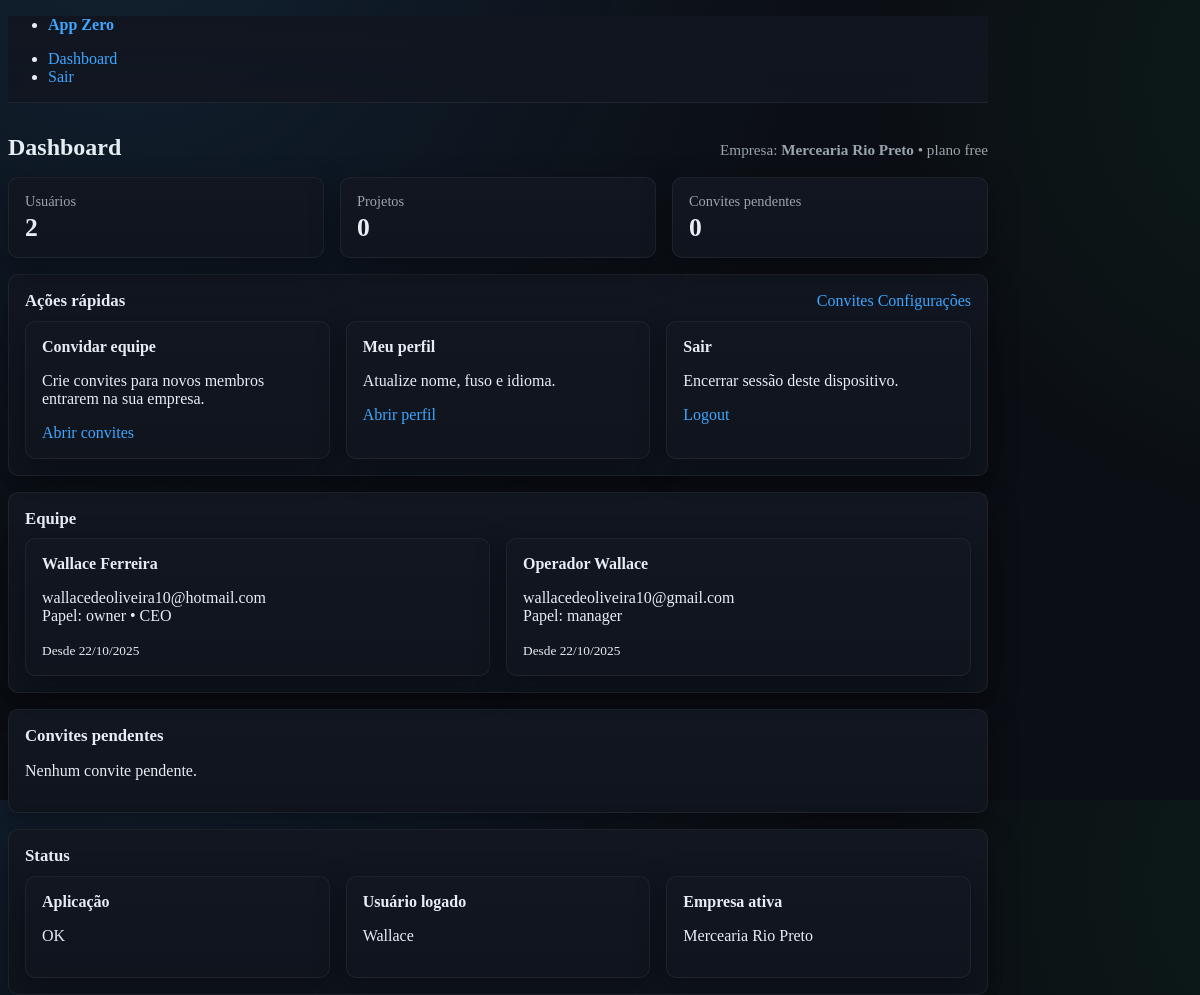
The app's page /dashboard (signed in) with its own data.
### app/models.py (models this page shows, shortened)
class Company(db.Model):
    __tablename__ = "companies"
    id = db.Column(db.Integer, primary_key=True)
    legal_name = db.Column(db.String(160), nullable=False)       # razão social ou nome oficial
    trade_name = db.Column(db.String(160))                        # nome fantasia
    tax_id = db.Column(db.String(32))                             # CNPJ/Outro doc
    country = db.Column(db.String(2), default="BR")
    tz = db.Column(db.String(64), default="America/Sao_Paulo")
    plan = db.Column(db.String(32), default="free")
    industry = db.Column(db.String(64))
    owner_user_id = db.Column(db.Integer)                         # usuário "dono" inicial
    created_at = db.Column(db.DateTime, default=datetime.utcnow)
    __table_args__ = (
        Index("ix_companies_tax", "tax_id"),
    )

class Membership(db.Model):
    __tablename__ = "memberships"
    id = db.Column(db.Integer, primary_key=True)
    user_id = db.Column(db.Integer, db.ForeignKey("users.id"), nullable=False)
    company_id = db.Column(db.Integer, db.ForeignKey("companies.id"), nullable=False)
    role = db.Column(db.String(16), default="operator")  # owner/admin/manager/operator/viewer
    is_active = db.Column(db.Boolean, default=True)
    joined_at = db.Column(db.DateTime, default=datetime.utcnow)
    company = db.relationship("Company", backref=db.backref("memberships", lazy="dynamic"))
    __table_args__ = (
        UniqueConstraint("user_id", "company_id", name="uq_user_company"),
        Index("ix_memberships_company", "company_id"),
    )

class User(UserMixin, db.Model):
    __tablename__ = "users"
    id = db.Column(db.Integer, primary_key=True)
    email = db.Column(db.String(160), unique=True, nullable=False)
    password_hash = db.Column(db.String(255), nullable=False)
    first_name = db.Column(db.String(80))
    last_name = db.Column(db.String(80))
    job_title = db.Column(db.String(80))
    phone = db.Column(db.String(32))
    tz = db.Column(db.String(64), default="America/Sao_Paulo")
    locale = db.Column(db.String(8), default="pt-BR")
    created_at = db.Column(db.DateTime, default=datetime.utcnow)
    memberships = db.relationship("Membership", backref="user", lazy="dynamic")

### app/routes.py (the view)
@web_auth.get("/dashboard")
@login_required
def dashboard():
    company = _current_company_or_none()
    team = []
    pending_invites = []
    if company:
        team = Membership.query.filter_by(company_id=company.id, is_active=True).all()
        pending_invites = Invite.query.filter(
            Invite.company_id == company.id,
            Invite.accepted_at.is_(None),
            Invite.expires_at > datetime.utcnow(),
        ).all()
    return render_template(
        "dashboard/dashboard.html",
        title="Dashboard",
        company=company,
        team=team,
        pending_invites=pending_invites,
        users_count=len(team) if team else 1,
        projects_count=0,
    )

### app/routes.py (called while the page is built)
@login_manager.user_loader
def load_user(user_id):
    try:
        return User.query.get(int(user_id))
    except Exception:
        return None

def _current_company_or_none():
    m = Membership.query.filter_by(user_id=current_user.id, is_active=True).first()
    return m.company if m else None

### app/templates/dashboard/dashboard.html
{% extends "base.html" %}
{% block extra_css %}
<link href="{{ url_for('static', filename='css/dashboard.css') }}" rel="stylesheet">
{% endblock %}
{% block content %}
<div class="dashboard-head">
  <h2>Dashboard</h2>
  {% if company %}
    <div class="company">
      Empresa: <strong>{{ company.trade_name or company.legal_name }}</strong> • plano {{ company.plan }}
    </div>
  {% else %}
    <div class="company">Sem empresa vinculada</div>
  {% endif %}
</div>
<div class="kpis">
  <div class="kpi">
    <div class="label">Usuários</div>
    <div class="value">
      {% if users_count is defined %}{{ users_count }}{% else %}1{% endif %}
    </div>
  </div>
  <div class="kpi">
    <div class="label">Projetos</div>
    <div class="value">
      {% if projects_count is defined %}{{ projects_count }}{% else %}0{% endif %}
    </div>
  </div>
  <div class="kpi">
    <div class="label">Convites pendentes</div>
    <div class="value">
      {% if pending_invites is defined %}{{ pending_invites|length }}{% else %}0{% endif %}
    </div>
  </div>
</div>
<div class="section">
  <header>
    <h3>Ações rápidas</h3>
    <nav>
      {% if company %}<a href="{{ url_for('web_auth.invites') }}">Convites</a>{% endif %}
      <a href="#">Configurações</a>
    </nav>
  </header>
  <div class="grid">
    {% if company %}
    <article class="card">
      <header><strong>Convidar equipe</strong></header>
      <p>Crie convites para novos membros entrarem na sua empresa.</p>
      <footer><a href="{{ url_for('web_auth.invites') }}">Abrir convites</a></footer>
    </article>
    {% endif %}
    <article class="card">
      <header><strong>Meu perfil</strong></header>
      <p>Atualize nome, fuso e idioma.</p>
      <footer><a href="#">Abrir perfil</a></footer>
    </article>
    <article class="card">
      <header><strong>Sair</strong></header>
      <p>Encerrar sessão deste dispositivo.</p>
      <footer><a href="{{ url_for('web_auth.logout') }}">Logout</a></footer>
    </article>
  </div>
</div>
<div class="section" style="margin-top:1rem;">
  <header><h3>Equipe</h3></header>
  {% set team_safe = team if team is defined else [] %}
  {% if team_safe %}
    <div class="grid">
      {% for m in team_safe %}
      <article class="card">
        <header><strong>{{ m.user.first_name }} {{ m.user.last_name }}</strong></header>
        <p>
          {{ m.user.email }}<br>
          Papel: {{ m.role }}{% if m.user.job_title %} • {{ m.user.job_title }}{% endif %}
        </p>
        <footer><small>Desde {{ m.joined_at.strftime('%d/%m/%Y') if m.joined_at else 'N/D' }}</small></footer>
      </article>
      {% endfor %}
    </div>
  {% else %}
    <p>Nenhum membro listado. {% if company %}Use a página de convites para adicionar sua equipe.{% endif %}</p>
  {% endif %}
</div>
<div class="section" style="margin-top:1rem;">
  <header><h3>Convites pendentes</h3></header>
  {% if pending_invites is defined and pending_invites %}
    <div class="grid">
      {% for i in pending_invites %}
      <article class="card">
        <header><strong>{{ i.email }}</strong></header>
        <p>Papel: {{ i.role }}<br>Expira em: {{ i.expires_at }}</p>
        <p>Link: <code>{{ url_for('web_auth.accept_invite', token=i.token, _external=True) }}</code></p>
        <footer><a href="{{ url_for('web_auth.invites') }}">Gerenciar convites</a></footer>
      </article>
      {% endfor %}
    </div>
  {% else %}
    <p>Nenhum convite pendente.</p>
  {% endif %}
</div>
<div class="section" style="margin-top:1rem;">
  <header><h3>Status</h3></header>
  <div class="grid">
    <article class="card">
      <header><strong>Aplicação</strong></header>
      <p>OK</p>
    </article>
    <article class="card">
      <header><strong>Usuário logado</strong></header>
      <p>{{ current_user.first_name or current_user.email }}</p>
    </article>
    <article class="card">
      <header><strong>Empresa ativa</strong></header>
      <p>{{ company.trade_name or company.legal_name if company else 'Nenhuma' }}</p>
    </article>
  </div>
</div>
{% endblock %}

### app/templates/base.html (shortened to what this page needs)
<!doctype html>
<html lang="pt-br">
<head>
  <link href="https://cdn.jsdelivr.net/npm/@picocss/pico@2/css/pico.min.css" rel="stylesheet">
  <link href="{{ url_for('static', filename='css/main.css') }}" rel="stylesheet">
  {% block extra_css %}{% endblock %}
</head>
<body>
  <nav class="container-fluid">
    <ul>
      <li><a href="{{ url_for('web_auth.home') }}"><strong>App Zero</strong></a></li>
    </ul>
    <ul>
      {% if current_user.is_authenticated %}
        <li><a href="{{ url_for('web_auth.dashboard') }}">Dashboard</a></li>
        <li><a href="{{ url_for('web_auth.logout') }}">Sair</a></li>
      {% else %}
        <li><a href="{{ url_for('web_auth.login') }}">Entrar</a></li>
        <li><a href="{{ url_for('web_auth.register') }}">Criar conta</a></li>
      {% endif %}
    </ul>
  </nav>
  <main class="container">
    {% block content %}{% endblock %}
  </main>
</body>
</html>

### app/static/css/main.css (style rules this page uses)
:root { --bg: #0b0e14; --panel: #111620; --panel-2: #0f141d; --fg: #e6edf3; --muted: #9aa4ad; --brand: #3ea6ff; --brand-2: #1f8fff; --ok: #22c55e; --warn: #f59e0b; --err: #ef4444; --radius: 10px; --shadow: 0 10px 30px rgba(0,0,0,.35); }
html, body { height: 100%; }
body { background: radial-gradient(1200px 1200px at 10% -10%, rgba(62,166,255,.12), transparent 60%), radial-gradient(900px 900px at 110% 10%, rgba(34,197,94,.08), transparent 50%), var(--bg); color: var(--fg); }
a { color: var(--brand); text-decoration: none; }
.container, nav.container-fluid { max-width: 980px; }
nav.container-fluid { background: linear-gradient(180deg, rgba(17,22,32,.95), rgba(17,22,32,.85)); backdrop-filter: blur(6px); border-bottom: 1px solid rgba(255,255,255,.06); }
main.container { padding-top: 28px; }
.card { background: linear-gradient(180deg, var(--panel), var(--panel-2)); border: 1px solid rgba(255,255,255,.06); border-radius: var(--radius); box-shadow: var(--shadow); padding: 1rem; }
.grid { display:grid; gap: 1rem; grid-template-columns: repeat(auto-fit, minmax(260px, 1fr)); }

### app/static/css/dashboard.css (style rules this page uses)
.dashboard-head { margin: .2rem 0 1rem; display:flex; flex-wrap: wrap; gap:.75rem; align-items: baseline; justify-content: space-between; }
.dashboard-head h2 { margin: 0; }
.dashboard-head .company { color: var(--muted); font-size: .95rem; }
.kpis { display:grid; gap: 1rem; grid-template-columns: repeat(auto-fit, minmax(220px, 1fr)); }
.kpi { background: linear-gradient(180deg, var(--panel), var(--panel-2)); border: 1px solid rgba(255,255,255,.06); border-radius: var(--radius); padding: .9rem 1rem; box-shadow: var(--shadow); }
.kpi .label { color: var(--muted); font-size: .9rem; }
.kpi .value { font-size: 1.6rem; font-weight: 700; margin-top: .2rem; }
.section { margin-top: 1rem; background: linear-gradient(180deg, var(--panel), var(--panel-2)); border: 1px solid rgba(255,255,255,.06); border-radius: var(--radius); box-shadow: var(--shadow); padding: 1rem; }
.section header { display:flex; justify-content: space-between; align-items:center; margin-bottom: .6rem; }
.section header h3 { margin: 0; font-size: 1.05rem; }

### records on screen
Company: trade_name+legal_name "Mercearia Rio Preto", plan "free"
Membership: user.first_name "Wallace", user.last_name "Ferreira", user.email "wallacedeoliveira10@hotmail.com", role "owner", user.job_title "CEO", joined_at "22/10/2025"
Membership: user.first_name "Operador", user.last_name "Wallace", user.email "wallacedeoliveira10@gmail.com", role "manager", joined_at "22/10/2025"
User: first_name "Wallace"

### other values on screen
{{ users_count }} "2"
{{ projects_count }} "0"
{{ pending_invites|length }} "0"
